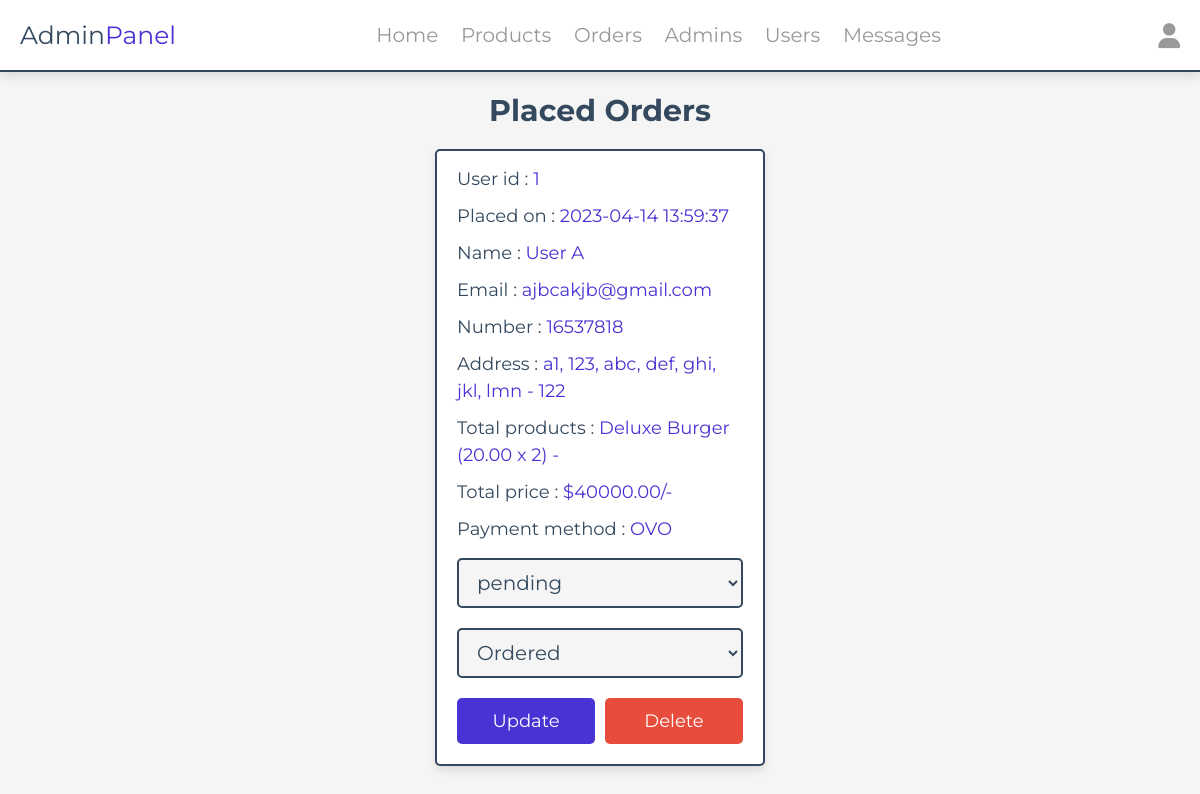
The app's page /admin/placed_orders.php (signed in) with its own data.
### tables this page shows
CREATE TABLE `orders` (
  `OrderID` int(100) NOT NULL,
  `CustomerID` int(100) NOT NULL,
  `Name` varchar(20) NOT NULL,
  `Number` varchar(10) NOT NULL,
  `Email` varchar(50) NOT NULL,
  `PaymentMethod` varchar(100) NOT NULL,
  `Address` varchar(500) NOT NULL,
  `TotalProducts` varchar(1000) NOT NULL,
  `TotalPrice` decimal(10,2) NOT NULL,
  `Date` datetime NOT NULL DEFAULT current_timestamp(),
  `OrderStatus` varchar(20) NOT NULL,
  `PaymentStatus` varchar(20) NOT NULL DEFAULT 'Pending'
);

### admin/placed_orders.php (the view, shortened to what this page needs)
<?php
   include '../components/connect.php';
?>
<!DOCTYPE html>
<html lang="en">
   <head>
      <link rel="stylesheet" href="https://cdnjs.cloudflare.com/ajax/libs/font-awesome/6.1.1/css/all.min.css">
      <link rel="stylesheet" href="../css/admin_style.css">
   </head>
   <body>
      <?php include '../components/admin_header.php' ?>
      <section class="placed-orders">
         <h1 class="heading">placed orders</h1>
         <div class="box-container">
            <?php
               $select_orders = $conn->prepare("SELECT * FROM `orders`");
               $select_orders->execute();
               if($select_orders->rowCount() > 0){
                  while($fetch_orders = $select_orders->fetch(PDO::FETCH_ASSOC)){
            ?>
            <div class="box">
               <p> User id : <span><?= $fetch_orders['CustomerID']; ?></span> </p>
               <p> Placed on : <span><?= $fetch_orders['Date']; ?></span> </p>
               <p> Name : <span><?= $fetch_orders['Name']; ?></span> </p>
               <p> Email : <span><?= $fetch_orders['Email']; ?></span> </p>
               <p> Number : <span><?= $fetch_orders['Number']; ?></span> </p>
               <p> Address : <span><?= $fetch_orders['Address']; ?></span> </p>
               <p> Total products : <span><?= $fetch_orders['TotalProducts']; ?></span> </p>
               <p> Total price : <span>$<?= $fetch_orders['TotalPrice']; ?>/-</span> </p>
               <p> Payment method : <span><?= $fetch_orders['PaymentMethod']; ?></span> </p>
               <form action="" method="POST">
                  <select name="payment_status" class="drop-down">
                     <option value="" selected disabled><?= $fetch_orders['PaymentStatus']; ?></option>
                  </select>
                  <select name="order_status" class="drop-down">
                     <option value="" selected disabled><?= $fetch_orders['OrderStatus']; ?></option>
                  </select>
                  <div class="flex-btn">
                     <input type="submit" value="update" class="btn" name="update">
                     <a href="placed_orders.php?delete=<?= $fetch_orders['OrderID']; ?>" class="delete-btn" onclick="return confirm('delete this order?');">delete</a>
                  </div>
               </form>
            </div>
            <?php
                  }
               }else{
                  echo '<p class="empty">no orders placed yet!</p>';
               }
            ?>
         </div>
      </section>
   </body>
</html>

### css/admin_style.css (style rules this page uses)
:root { --main-color:#4834d4; --red:#e74c3c; --orange:#f39c12; --black:#34495e; --white:#fff; --light-bg:#f5f5f5; --light-color:#999; --border:.2rem solid var(--black); --box-shadow:0 .5rem 1rem rgba(0,0,0,.1); }
* { font-family: 'Montserrat', sans-serif; margin:0; padding:0; box-sizing: border-box; text-decoration: none; outline: none; border:none; }
html { font-size: 62.5%; overflow-x: hidden; }
body { background-color: var(--light-bg); }
section { max-width: 1200px; margin:0 auto; padding:2rem; }
.btn, .delete-btn, .option-btn { display: block; margin-top: 1rem; border-radius: .5rem; cursor: pointer; width: 100%; font-size: 1.8rem; color:var(--white); padding:1.2rem 3rem; text-transform: capitalize; text-align: center; }
.btn { background-color: var(--main-color); }
.delete-btn { background-color: var(--red); }
.flex-btn { display: flex; gap:1rem; }
.heading { text-align: center; margin-bottom: 2rem; text-transform: capitalize; color:var(--black); font-size: 3rem; }
.placed-orders .box-container { display: grid; grid-template-columns: repeat(auto-fit, 33rem); gap:1.5rem; justify-content: center; align-items: flex-start; }
.placed-orders .box-container .box { background-color: var(--white); border-radius: .5rem; box-shadow: var(--box-shadow); border:var(--border); padding:2rem; padding-top: 1rem; }
.placed-orders .box-container .box p { padding: .5rem 0; line-height: 1.5; font-size: 1.8rem; color:var(--black); }
.placed-orders .box-container .box p span { color:var(--main-color); }
.placed-orders .box-container .box .drop-down { width: 100%; margin:1rem 0; background-color: var(--light-bg); padding:1rem 1.4rem; font-size: 2rem; color:var(--black); border:var(--border); border-radius: .5rem; }

### records on screen
orders: CustomerID "1", Date "2023-04-14 13:59:37", Name "User A", Email "ajbcakjb@gmail.com", Number "16537818", Address "a1, 123, abc, def, ghi, jkl, lmn - 122", TotalProducts "Deluxe Burger (20.00 x 2) -", TotalPrice "40000.00", PaymentMethod "OVO", payment_status "pending", order_status "Ordered"
